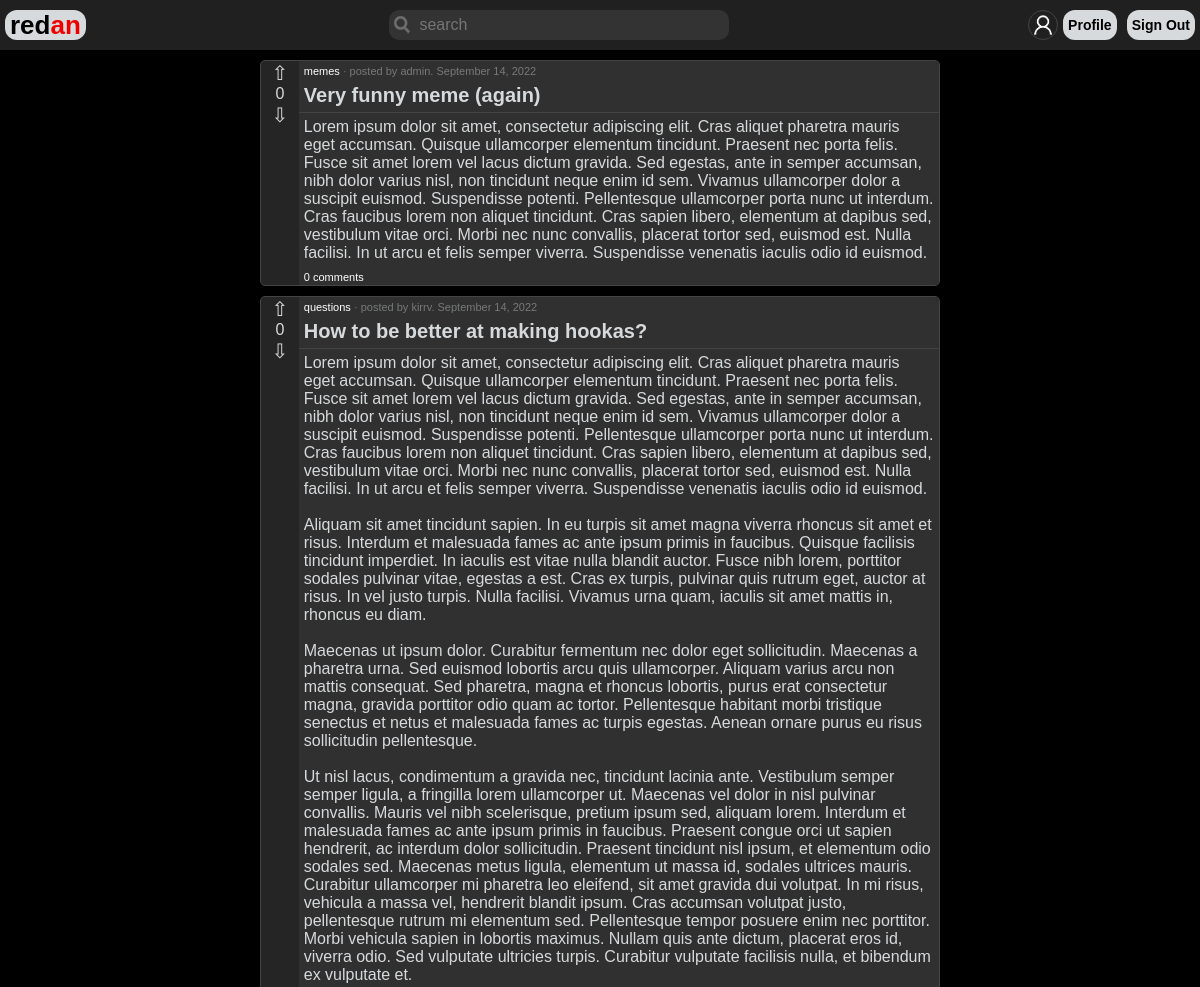
Page /ribbon/ (signed in, upper part) on the earlier database version.
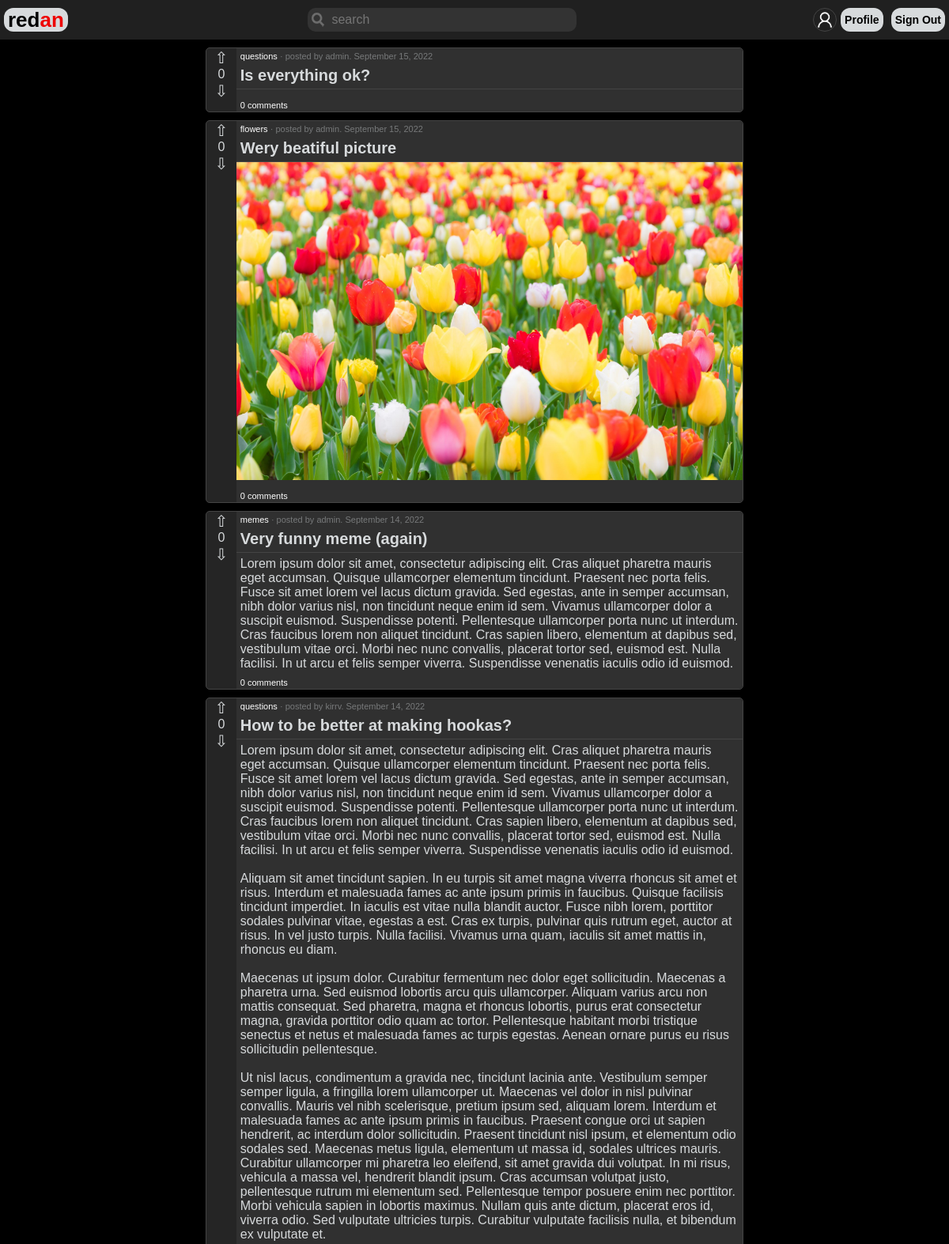
Same page on the later database version.
### ribbon/models.py (models this page shows, shortened)
class SectionPost(models.Model):
    id = models.UUIDField(default=uuid.uuid4, unique=True, primary_key=True, editable=False)
    section_id = models.ForeignKey(Section, on_delete=models.CASCADE)
    profile_id = models.ForeignKey(Profile, on_delete=models.CASCADE)
    title = models.CharField(max_length=100)
    rating = models.IntegerField(default=0)
    image = models.ImageField(upload_to=sectionpost_path, null=True, blank=True)
    content = models.TextField(max_length=4000, blank=True)
    date_published = models.DateTimeField(auto_now_add=True)
    class Meta():
        ordering = ['-rating', '-date_published']

class Section(models.Model):
    id = models.UUIDField(default=uuid.uuid4, unique=True, primary_key=True, editable=False)
    title = models.CharField(max_length=50, unique=True)
    short_description = models.CharField(max_length=50, blank=True)
    description = models.CharField(max_length=500, blank=True)
    image = models.ImageField(upload_to=section_image_path)
    banner = models.ImageField(upload_to=section_banner_path, blank=True)
    banner_color = ColorField()
    subscribers = models.ManyToManyField(User, editable=False)
    date_created = models.DateTimeField(auto_now_add=True)

### users/models.py (models this page shows, shortened)
class Profile(models.Model):
    id = models.UUIDField(default=uuid.uuid4, unique=True, primary_key=True, editable=False)
    user_id = models.OneToOneField(User, on_delete=models.CASCADE)
    about = models.CharField(max_length=200, blank=True)
    country = CountryField(blank=True)
    rating = models.IntegerField(default=0)
    profile_image = models.ImageField(upload_to='user/profile/', blank=True, default=defaultImage('profile'))
    banner_image = models.ImageField(upload_to='user/banner/', blank=True, default=defaultImage('banner'))
    def __str__(self):
        return str(self.user_id)

### ribbon/views.py (the view)
# urls.py: path('ribbon/', ribbonView, name='ribbon'),
def ribbonView(request):
    posts = SectionPost.objects.all()
    context = {
        'posts': posts
    }
    return render(request, 'ribbon/ribbon.html', context)

### ribbon/templates/ribbon/ribbon.html (shortened to what this page needs)
{% extends 'ribbon/base.html' %}
{% block content %}
<head>
</head>
<main>
    <div class="ribbon_post_container">
    {% for post in posts %}
    {% include 'ribbon/single-post.html' %}
    {% endfor %}
    </div>
</main>
{% endblock content %}

### ribbon/templates/ribbon/single-post.html
<div class="div_post">
    <div class="div_post_rating">
        <div>
            <a class="post_up" href="">&#8679;</a>
        </div>
        <div>
            {{ post.rating }}
        </div>
        <div>
            <a class="post_down" href="">&#8681;</a>
        </div>
    </div>
    <div class="post_content">
        <div>
            <a class="post_main_link" href="{% url 'section' post.section_id.title %}">{{ post.section_id.title }}</a><span class="post_info"> · posted by <a class="post_secondary_link" href="{% url 'user' post.profile_id.user_id %}">{{ post.profile_id }}</a>. {{ post.date_published|date:"F j, Y" }}</span>
        </div>
        <div class="div_title">
            <a class="post_title" href="{% url 'post' post.section_id.title post.id %}">{{ post.title }}</a>
        </div>
        <div class="bottom_border"></div>
        {% if post.image %}
            <img style="width: 100%" src="{{ post.image.url }}">
        {% endif %}
        <div class="post_text">
            {{ post.content|linebreaksbr }}
        </div>
        <div>
            <a class="post_main_link" href="{% url 'post' post.section_id.title post.id %}#comments">{{ post.comments_set.all.count }} сomment{{ post.comments_set.all.count|pluralize:'s'}}</a>
        </div>
    </div>
</div>

Differences in the rows shown:
added SectionPost: rating "0", section_id "questions", profile_id "admin", date_published "September 15, 2022", title "Is everything ok?", comments_set.all.count "0"
added SectionPost: rating "0", section_id "flowers", profile_id "admin", date_published "September 15, 2022", title "Wery beatiful picture", image (picture), comments_set.all.count "0"
